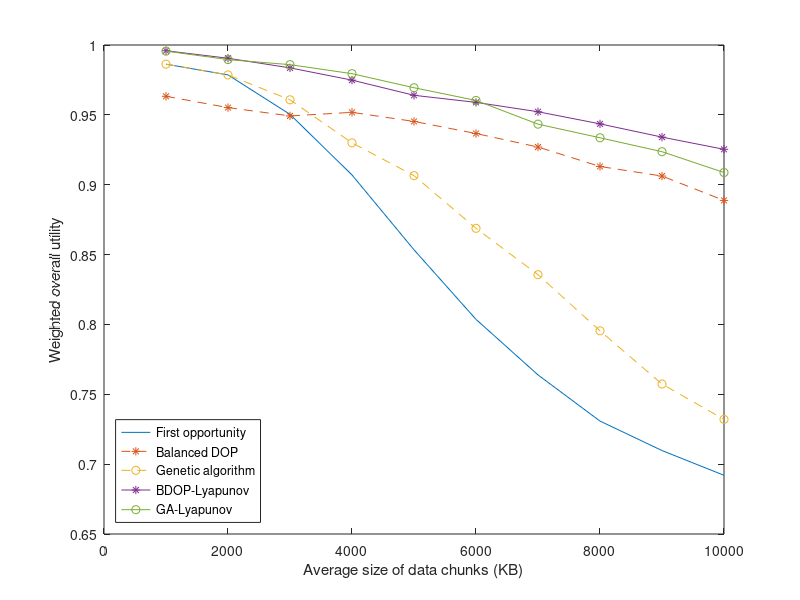
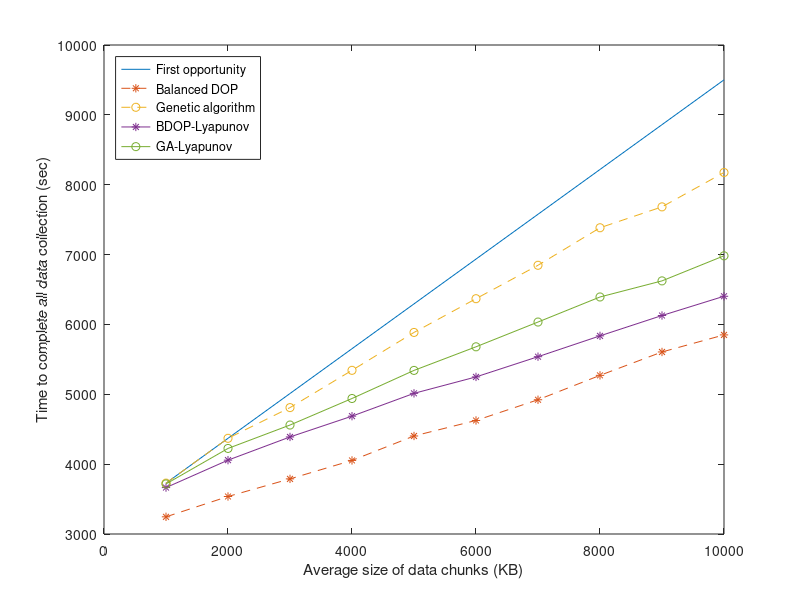

Write MATLAB code to recreate these figures, in order.
load('mat/conf_ds_size_dynamic.mat');

figure;
plot(size_of_ds, reward_total(:, 1), ...
    size_of_ds, reward_total(:, 4), '--*', ...
    size_of_ds, reward_total(:, 7), '--o', ...
    size_of_ds, reward_total(:, 6), '-*', ...
    size_of_ds, reward_total(:, 9), '-o');
xlabel('Average size of data chunks (KB)');
ylabel('Weighted overall utility');
legend('First opportunity', 'Balanced DOP', 'Genetic algorithm', ...
    'BDOP-Lyapunov', 'GA-Lyapunov', ...
    'Location', 'southwest');
saveas(gcf, 'fig_2/conf_ds_size_x.fig');

figure;
plot(size_of_ds, length_task(:, 1), ...
    size_of_ds, length_task(:, 4), '--*', ...
    size_of_ds, length_task(:, 7), '--o', ...
    size_of_ds, length_task(:, 6), '-*', ...
    size_of_ds, length_task(:, 9), '-o');
xlabel('Average size of data chunks (KB)');
ylabel('Time to complete all data collection (sec)');
legend('First opportunity', 'Balanced DOP', 'Genetic algorithm', ...
    'BDOP-Lyapunov', 'GA-Lyapunov', ...
    'Location', 'northwest');
saveas(gcf, 'fig_2/conf_ds_size_length_x.fig');
